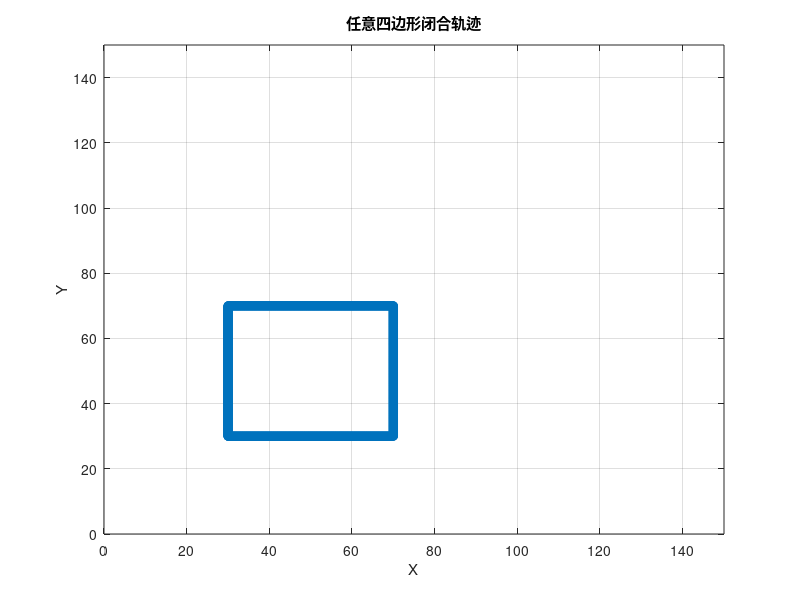

Recreate this plot in MATLAB. (Note: this script raises an error after producing the figure.)
function [true_pos2,lat0,lon0,const_i,const_j] = cal_true_pos2_10()   % 设置轨迹的起始点
% 初始化pos2数组

const_i = 50;
const_j = 50;
m = 40; 
pos2 = [const_i-m/2,const_j-m/2];
% 设置六边形的顶点
%vertices = [2,16;6,16;6,4;10,4;10,16;14,16;14,4;18,4];
%vertices = [10,4;16,4;16,16;10,16;10,4];
vertices = [const_i-m/2,const_j-m/2;const_i+m/2,const_j-m/2;const_i+m/2,const_j+m/2;const_i-m/2,const_j+m/2;const_i-m/2,const_j-m/2];%正方形
% 设置步长
step = 0.1;

% 计算每条边的方向向量和长度
edges = diff(vertices, 1, 1);
edge_lengths = sqrt(sum(edges.^2, 2));

% 生成六边形轨迹
for i = 1:size(edges, 1)
    % 计算当前边的单位方向向量
    dir_vector = edges(i, :) / norm(edges(i, :));
    
    % 计算当前边的点数
    num_points = floor(edge_lengths(i) / step);
    
    % 生成当前边的点
    for j = 1:num_points
        point = vertices(i, :) + j * step * dir_vector;
        pos2(end+1, :) = point;
    end
end


    
     % 绘制四边形
    figure;
    plot(pos2(:,1), pos2(:,2), '-o');
    axis([0 150 0 150]);
    grid on;
    xlabel('X');
    ylabel('Y');
    title('任意四边形闭合轨迹');


    pos2 = round(pos2,1); % 将 pos3 中的数据保留到小数点后一位
    true_pos2 = pos2;
    true_pos2(:,[1 2]) = true_pos2(:,[2 1]); % 交换第一列和第二列，第一列为纬度数据，第二列为经度数据
    lat0 = true_pos2(1,1);
    lon0 = true_pos2(1,2);
    % 如果需要，可以将 pos2 保存到文件
    % save('pos2.mat', 'true_pos2');
    % 如果需要，可以将 pos2 保存到文件
    % save('pos2.mat', 'true_pos2');
end